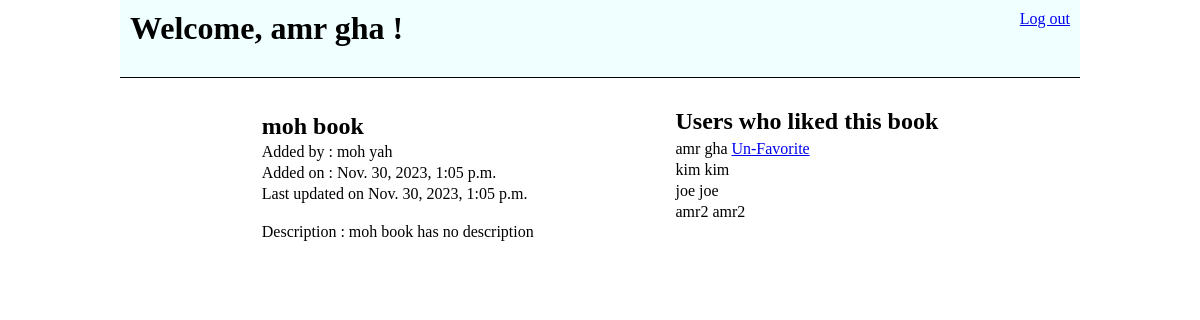
The page /book_details/4 (signed in) on the database its author committed.
### favorite_books_app/models.py (models this page shows)
class User(models.Model):
    first_name = models.CharField(max_length=45)
    last_name = models.CharField(max_length=45)
    email_address = models.CharField(max_length = 45)
    password = models.CharField(max_length=100)
    created_at = models.DateTimeField(auto_now_add=True)
    updated_at = models.DateTimeField(auto_now=True)
    objects = usermanager()

class Book(models.Model):
    title = models.CharField(max_length=45)
    desc = models.TextField(null=True)
    created_at = models.DateTimeField(auto_now_add=True)
    updated_at = models.DateTimeField(auto_now=True)
    fav_users = models.ManyToManyField(User, related_name='fav_books')
    my_user = models.ForeignKey(User, related_name='books', on_delete=models.CASCADE )
    objects = bookmanager()

### favorite_books_app/views.py (the view)
# urls.py: path('book_details/<id>',views.book_details),
def book_details(request,id):
    content = {
        'book': Book.objects.get(id = id),
        'fav_users':User.objects.filter(fav_books = Book.objects.get(id = id)),
        'current_user' : User.objects.get(id = request.session['id']),
    }
    return render(request,'book_details.html',content)

### favorite_books_app/templates/book_details.html (shortened to what this page needs)
<!DOCTYPE html>
<html lang="en">
<head>
    {% load static %}
    <link rel="stylesheet" href="{% static 'CSS/style.css' %}">
</head>
<body>
    <div class="container">
        <div class="header">
            <h1>Welcome, {{current_user.first_name}} {{current_user.last_name}} !</h1>
            <a href="/logout">Log out</a>
        </div>
        <div class="mid">
            <div class="left_panel">
                <ul id="book_details">
                    {% if book.my_user == current_user %}
                    <form action="/update/{{book.id}}" method="post">{% csrf_token %}
                        <input type="text" name="title" id="title" class="field" value="{{book.title}}">
                        {% else %}
                        <li>
                            <h2>{{book.title}}</h2>
                        </li>
                        {% endif %}
                        <li>Added by : {{book.my_user.first_name}} {{book.my_user.last_name}}</li>
                        <li>Added on : {{book.created_at}}</li>
                        <li>Last updated on {{book.updated_at}}</li>
                        <li>Description :
                            {% if book.my_user == current_user %}
                            <textarea name="desc" id="desc" cols="30" rows="10" class="field"
                                placeholder="{{book.desc}}" value="{{book.desc}}"></textarea>
                            <div class="submit_delete">
                                <input type="submit" name="submit" class="button">
                    </form>
                    <form action="/delete/{{book.id}}" method="post">{% csrf_token %}
                        <input type="submit" name="Delete" id="delete" class="button" value="Delete">
                    </form>
            </div>
            {% else %}
            {{book.desc}}
            {% endif %}
            </li>
            </ul>
        </div>
        <div class="right_panel">
            <h2>Users who liked this book</h2>
            <ul>
                {% for user in fav_users %}
                <li>{{user.first_name}} {{user.last_name}}
                    {% if user == current_user and book in current_user.fav_books.all %}
                    <a href="/unfavorite/{{book.id}}">Un-Favorite</a>
                    {% endif %}
                </li>
                {% endfor %}
            </ul>
        </div>
    </div>
    </div>
</body>
</html>

### favorite_books_app/static/CSS/style.css (style rules this page uses)
* { padding: 0; margin: 0; border: 0; outline: 0; }
.container { margin: 0 auto; padding:0px 10%; }
.container .header { display: flex; justify-content: space-between; padding: 10px 10px 30px 10px; border-bottom: 1px solid black; background-color:azure; }
.mid { padding-top: 30px; display: flex; align-items: flex-start; justify-content: space-evenly; margin-bottom: 30px; }
.left_panel, .right_panel { display: flex; flex-direction: column; align-items: stretch; justify-content: space-between; }
ul { margin: 2px 0px; list-style: none; }
ul li { margin: 3px 0; }
#book_details li:last-child { margin-top: 20px; display: flex; flex-direction: column; gap: 10px; }

### rows shown on the page
User: first_name "amr", last_name "gha"
Book: title "moh book", my_user.first_name "moh", my_user.last_name "yah", created_at "Nov. 30, 2023, 1:05 p.m.", updated_at "Nov. 30, 2023, 1:05 p.m.", desc "moh book has no description"
User: first_name "kim", last_name "kim"
User: first_name "joe", last_name "joe"
User: first_name "amr2", last_name "amr2"
